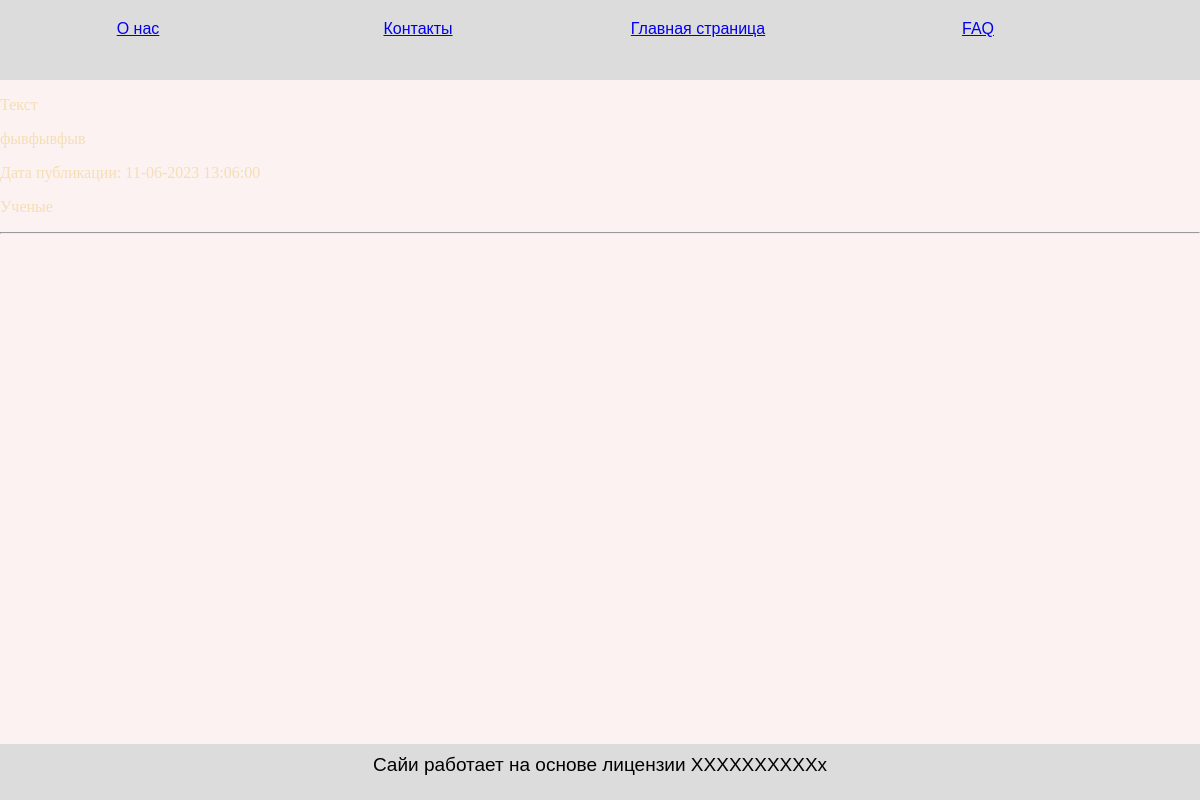
/businessman/2/, run on the app's committed database.
### people/models.py (models this page shows, shortened)
class People(models.Model):
    title = models.CharField(max_length=250, verbose_name='Имя')
    content = models.TextField(blank=True, verbose_name='Текст статьи')
    images = models.ImageField(upload_to="photos/%Y/%m/%d/", verbose_name='Фото')
    date_create = models.DateTimeField(auto_now_add=True, verbose_name='Время создания')
    author = models.CharField(max_length=250, verbose_name='Автор')
    is_published = models.BooleanField(default=True, verbose_name='Публикация')
    cat = models.ForeignKey('Category', on_delete=models.PROTECT, verbose_name='Категория')
    class Meta:
        verbose_name_plural = 'Известные люди'
        verbose_name = 'Известные люди'
        ordering = ['date_create', 'title']

class Category(models.Model):
    name = models.CharField(max_length=100, verbose_name = 'Категория')
    def __str__(self):
        return self.name
    class Meta:
        verbose_name_plural = 'Категории'
        verbose_name = 'Категория'

### people/views.py (the view)
# urls.py: path('businessman/<int:p_id>/', views.businessman, name='businessman'),
def businessman(request, p_id):
    people =People.objects.filter(cat_id=p_id)
    cats = Category.objects.all()
    context = {'people':people, 'cats':cats, 'test_id':p_id}
    return render(request, 'people/businessman.html', context)

### people/templates/people/businessman.html (shortened to what this page needs)
{% extends 'people/base.html' %}
{% block contetn %}
    <div class="peole_block">
        {% for p in people %}
            <p>{{ p.title }}</p>
            <p>{{ p.content }}</p>
            <p>Дата публикации: {{ p.date_create|date:'d-m-Y H:m:s' }}</p>
            <p>{{ p.cat }}</p>
            <hr>
        {% endfor %}
    </div>
{% endblock contetn %}

### people/static/people/css/style.css (style rules this page uses)
body { width: 100%; height: 100vh; background-color: rgb(252, 242, 242); margin: 0; padding: 0; }
.peole_block { color: wheat; }

### data on the page
People: title "Текст", content "фывфывфыв", date_create "11-06-2023 13:06:00", cat "Ученые"
